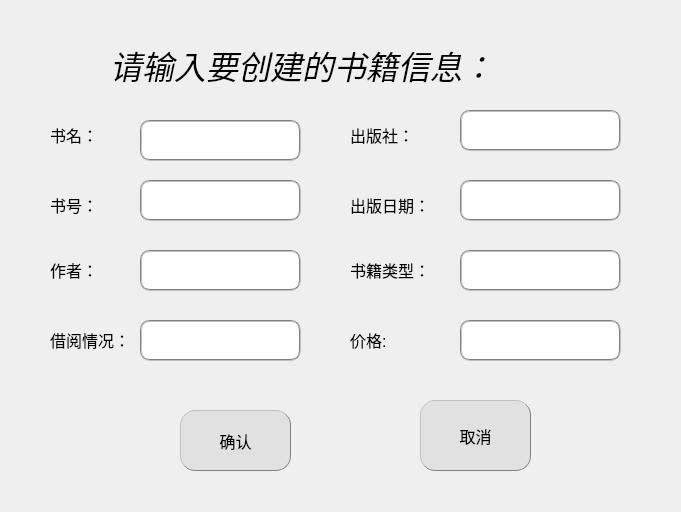
<?xml version="1.0" encoding="UTF-8"?>
<ui version="4.0">
 <class>CreatBook</class>
 <widget class="QDialog" name="CreatBook">
  <property name="geometry">
   <rect>
    <x>0</x>
    <y>0</y>
    <width>681</width>
    <height>512</height>
   </rect>
  </property>
  <property name="windowTitle">
   <string>Dialog</string>
  </property>
  <widget class="QWidget" name="modifyWidget" native="true">
   <property name="geometry">
    <rect>
     <x>40</x>
     <y>30</y>
     <width>641</width>
     <height>481</height>
    </rect>
   </property>
   <widget class="QLabel" name="label_3">
    <property name="geometry">
     <rect>
      <x>70</x>
      <y>-20</y>
      <width>471</width>
      <height>111</height>
     </rect>
    </property>
    <property name="text">
     <string>&lt;html&gt;&lt;head/&gt;&lt;body&gt;&lt;p&gt;&lt;span style=&quot; font-size:24pt; font-style:italic;&quot;&gt;请输入要创建的书籍信息：&lt;/span&gt;&lt;/p&gt;&lt;/body&gt;&lt;/html&gt;</string>
    </property>
   </widget>
   <widget class="QLabel" name="label_4">
    <property name="geometry">
     <rect>
      <x>10</x>
      <y>90</y>
      <width>71</width>
      <height>31</height>
     </rect>
    </property>
    <property name="text">
     <string>&lt;html&gt;&lt;head/&gt;&lt;body&gt;&lt;p&gt;&lt;span style=&quot; font-size:12pt;&quot;&gt;书名：&lt;/span&gt;&lt;/p&gt;&lt;/body&gt;&lt;/html&gt;</string>
    </property>
   </widget>
   <widget class="QLineEdit" name="nameIn">
    <property name="geometry">
     <rect>
      <x>100</x>
      <y>90</y>
      <width>161</width>
      <height>41</height>
     </rect>
    </property>
    <property name="font">
     <font>
      <pointsize>12</pointsize>
     </font>
    </property>
    <property name="styleSheet">
     <string notr="true">border:2px groove gray;border-radius:10px;padding:2px 4px</string>
    </property>
   </widget>
   <widget class="QLabel" name="label_5">
    <property name="geometry">
     <rect>
      <x>310</x>
      <y>90</y>
      <width>71</width>
      <height>31</height>
     </rect>
    </property>
    <property name="text">
     <string>&lt;html&gt;&lt;head/&gt;&lt;body&gt;&lt;p&gt;&lt;span style=&quot; font-size:12pt;&quot;&gt;出版社：&lt;/span&gt;&lt;/p&gt;&lt;/body&gt;&lt;/html&gt;</string>
    </property>
   </widget>
   <widget class="QLineEdit" name="publishIn">
    <property name="geometry">
     <rect>
      <x>420</x>
      <y>80</y>
      <width>161</width>
      <height>41</height>
     </rect>
    </property>
    <property name="font">
     <font>
      <pointsize>12</pointsize>
     </font>
    </property>
    <property name="styleSheet">
     <string notr="true">border:2px groove gray;border-radius:10px;padding:2px 4px</string>
    </property>
   </widget>
   <widget class="QLabel" name="label_6">
    <property name="geometry">
     <rect>
      <x>10</x>
      <y>160</y>
      <width>71</width>
      <height>31</height>
     </rect>
    </property>
    <property name="text">
     <string>&lt;html&gt;&lt;head/&gt;&lt;body&gt;&lt;p&gt;&lt;span style=&quot; font-size:12pt;&quot;&gt;书号：&lt;/span&gt;&lt;/p&gt;&lt;/body&gt;&lt;/html&gt;</string>
    </property>
   </widget>
   <widget class="QLineEdit" name="numIn">
    <property name="geometry">
     <rect>
      <x>100</x>
      <y>150</y>
      <width>161</width>
      <height>41</height>
     </rect>
    </property>
    <property name="font">
     <font>
      <pointsize>12</pointsize>
     </font>
    </property>
    <property name="styleSheet">
     <string notr="true">border:2px groove gray;border-radius:10px;padding:2px 4px</string>
    </property>
   </widget>
   <widget class="QLabel" name="label_7">
    <property name="geometry">
     <rect>
      <x>310</x>
      <y>160</y>
      <width>101</width>
      <height>31</height>
     </rect>
    </property>
    <property name="text">
     <string>&lt;html&gt;&lt;head/&gt;&lt;body&gt;&lt;p&gt;&lt;span style=&quot; font-size:12pt;&quot;&gt;出版日期：&lt;/span&gt;&lt;/p&gt;&lt;/body&gt;&lt;/html&gt;</string>
    </property>
   </widget>
   <widget class="QLineEdit" name="dateIn">
    <property name="geometry">
     <rect>
      <x>420</x>
      <y>150</y>
      <width>161</width>
      <height>41</height>
     </rect>
    </property>
    <property name="font">
     <font>
      <pointsize>12</pointsize>
     </font>
    </property>
    <property name="styleSheet">
     <string notr="true">border:2px groove gray;border-radius:10px;padding:2px 4px</string>
    </property>
   </widget>
   <widget class="QLabel" name="label_8">
    <property name="geometry">
     <rect>
      <x>10</x>
      <y>220</y>
      <width>61</width>
      <height>41</height>
     </rect>
    </property>
    <property name="text">
     <string>&lt;html&gt;&lt;head/&gt;&lt;body&gt;&lt;p&gt;&lt;span style=&quot; font-size:12pt;&quot;&gt;作者：&lt;/span&gt;&lt;/p&gt;&lt;/body&gt;&lt;/html&gt;</string>
    </property>
   </widget>
   <widget class="QLineEdit" name="writerIn">
    <property name="geometry">
     <rect>
      <x>100</x>
      <y>220</y>
      <width>161</width>
      <height>41</height>
     </rect>
    </property>
    <property name="font">
     <font>
      <pointsize>12</pointsize>
     </font>
    </property>
    <property name="styleSheet">
     <string notr="true">border:2px groove gray;border-radius:10px;padding:2px 4px</string>
    </property>
   </widget>
   <widget class="QLabel" name="label_9">
    <property name="geometry">
     <rect>
      <x>310</x>
      <y>220</y>
      <width>101</width>
      <height>41</height>
     </rect>
    </property>
    <property name="text">
     <string>&lt;html&gt;&lt;head/&gt;&lt;body&gt;&lt;p&gt;&lt;span style=&quot; font-size:12pt;&quot;&gt;书籍类型：&lt;/span&gt;&lt;/p&gt;&lt;/body&gt;&lt;/html&gt;</string>
    </property>
   </widget>
   <widget class="QLineEdit" name="kindIn">
    <property name="geometry">
     <rect>
      <x>420</x>
      <y>220</y>
      <width>161</width>
      <height>41</height>
     </rect>
    </property>
    <property name="font">
     <font>
      <pointsize>12</pointsize>
     </font>
    </property>
    <property name="styleSheet">
     <string notr="true">border:2px groove gray;border-radius:10px;padding:2px 4px</string>
    </property>
   </widget>
   <widget class="QLabel" name="label_10">
    <property name="geometry">
     <rect>
      <x>10</x>
      <y>290</y>
      <width>111</width>
      <height>41</height>
     </rect>
    </property>
    <property name="text">
     <string>&lt;html&gt;&lt;head/&gt;&lt;body&gt;&lt;p&gt;&lt;span style=&quot; font-size:12pt;&quot;&gt;借阅情况：&lt;/span&gt;&lt;/p&gt;&lt;/body&gt;&lt;/html&gt;</string>
    </property>
   </widget>
   <widget class="QLineEdit" name="stateIn">
    <property name="geometry">
     <rect>
      <x>100</x>
      <y>290</y>
      <width>161</width>
      <height>41</height>
     </rect>
    </property>
    <property name="font">
     <font>
      <pointsize>12</pointsize>
     </font>
    </property>
    <property name="styleSheet">
     <string notr="true">border:2px groove gray;border-radius:10px;padding:2px 4px</string>
    </property>
   </widget>
   <widget class="QLabel" name="label_11">
    <property name="geometry">
     <rect>
      <x>310</x>
      <y>290</y>
      <width>81</width>
      <height>41</height>
     </rect>
    </property>
    <property name="text">
     <string>&lt;html&gt;&lt;head/&gt;&lt;body&gt;&lt;p&gt;&lt;span style=&quot; font-size:12pt;&quot;&gt;价格:&lt;/span&gt;&lt;/p&gt;&lt;/body&gt;&lt;/html&gt;</string>
    </property>
   </widget>
   <widget class="QLineEdit" name="priceIn">
    <property name="geometry">
     <rect>
      <x>420</x>
      <y>290</y>
      <width>161</width>
      <height>41</height>
     </rect>
    </property>
    <property name="font">
     <font>
      <pointsize>12</pointsize>
     </font>
    </property>
    <property name="styleSheet">
     <string notr="true">border:2px groove gray;border-radius:10px;padding:2px 4px</string>
    </property>
   </widget>
   <widget class="QPushButton" name="choseBtn">
    <property name="geometry">
     <rect>
      <x>140</x>
      <y>380</y>
      <width>111</width>
      <height>61</height>
     </rect>
    </property>
    <property name="font">
     <font>
      <pointsize>12</pointsize>
     </font>
    </property>
    <property name="styleSheet">
     <string notr="true">background-color: rgb(225, 225, 225);border:1px groove gray;border-radius:15px;padding:1px 4px;border-style: outset;</string>
    </property>
    <property name="text">
     <string>确认</string>
    </property>
   </widget>
   <widget class="QPushButton" name="exitBtn">
    <property name="geometry">
     <rect>
      <x>380</x>
      <y>370</y>
      <width>111</width>
      <height>71</height>
     </rect>
    </property>
    <property name="font">
     <font>
      <pointsize>12</pointsize>
     </font>
    </property>
    <property name="styleSheet">
     <string notr="true">background-color: rgb(225, 225, 225);border:1px groove gray;border-radius:15px;padding:1px 4px;border-style: outset;</string>
    </property>
    <property name="text">
     <string>取消</string>
    </property>
   </widget>
  </widget>
  <widget class="QLabel" name="label">
   <property name="geometry">
    <rect>
     <x>-2</x>
     <y>-2</y>
     <width>891</width>
     <height>631</height>
    </rect>
   </property>
   <property name="text">
    <string/>
   </property>
   <property name="pixmap">
    <pixmap resource="pic.qrc">:/new/prefix1/4.png</pixmap>
   </property>
  </widget>
  <zorder>label</zorder>
  <zorder>modifyWidget</zorder>
 </widget>
 <resources>
  <include location="pic.qrc"/>
 </resources>
 <connections/>
</ui>
